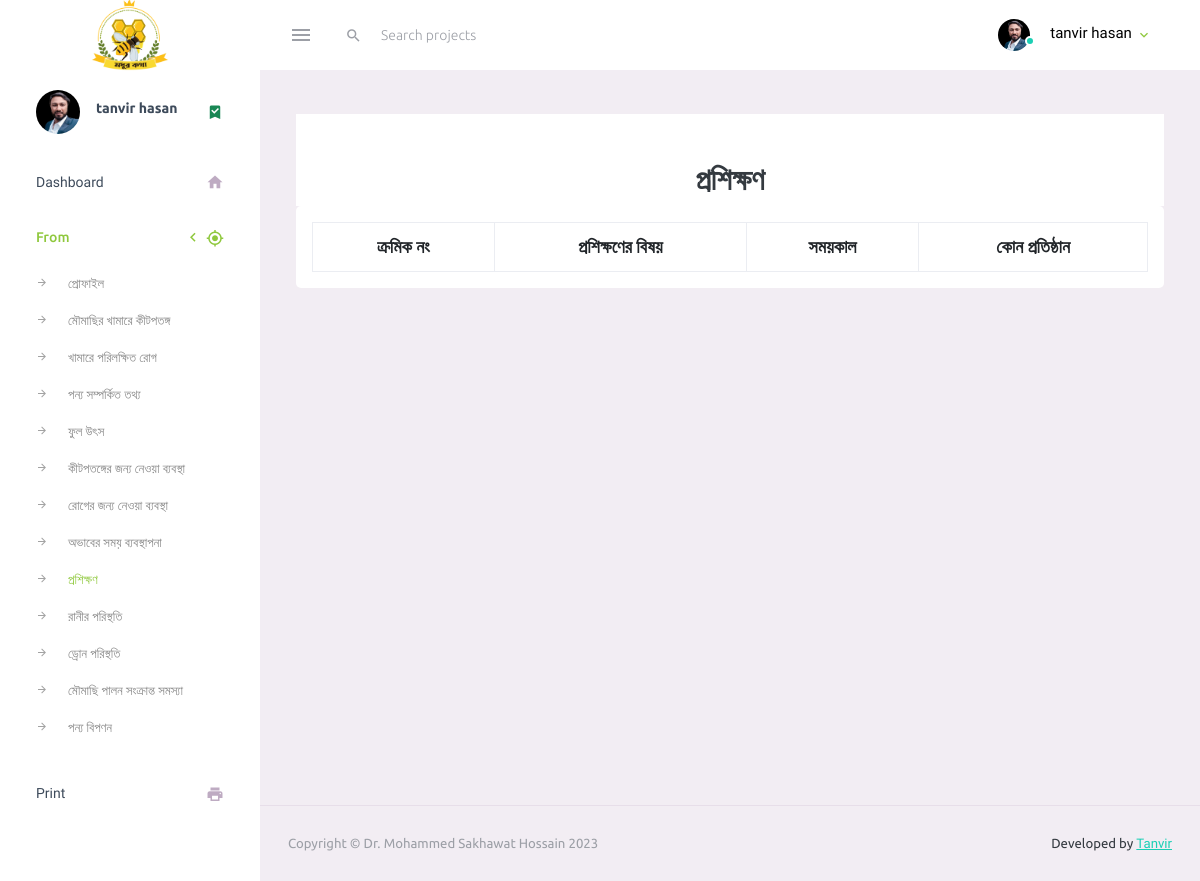
Before: /training_23.php (signed in) with the older database file.
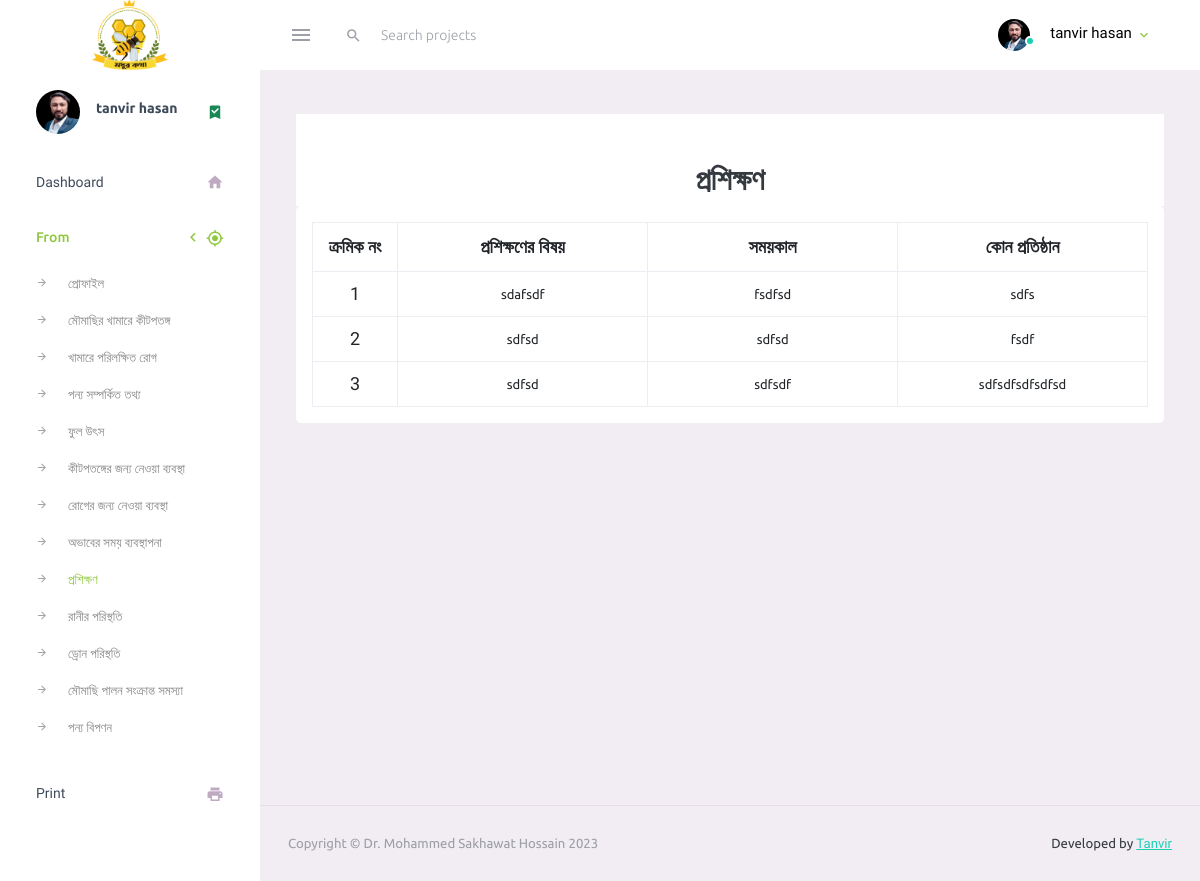
After: the same page with the newer database file.
### tables this page shows
CREATE TABLE `traning_23` (
  `id` int(10) NOT NULL,
  `user_id` int(10) NOT NULL,
  `training_subject` varchar(255) NOT NULL,
  `somoykal` varchar(255) NOT NULL,
  `traning_fram` varchar(255) NOT NULL
);

### config/function.php (called while the page is built, shortened)
<?php
function SelectData($TableName, $moresql){
    global $conn;
    $sql = "SELECT * FROM $TableName $moresql";
    $select = mysqli_query($conn, $sql);
    return $select;
}
?>

### training_23.php (the view, shortened to what this page needs)
<?php
require_once "inc/header.php";
?>
<div class="row justify-content-md-center">
    <div class="col-12">
        <div class="text-center bg-white table-title">
            <h2 class="p-2 m-0 pt-5">প্রশিক্ষণ</h2>
        </div>
        <div class="card p-3 form_tabkle">
            <form action="" method="post">
                <table class="table table-bordered">
                    <tr>
                        <th>ক্রমিক নং</th>
                        <th>প্রশিক্ষণের বিষয়</th>
                        <th>সময়কাল</th>
                        <th>কোন প্রতিষ্ঠান</th>
                    </tr>
                    <?php
                    $i = 1;
                    $data = SelectData('traning_23', "WHERE user_id='$id_user'");
                    while ($row = $data->fetch_object()) { ?>
                        <tr>
                            <td><?= $i++; ?></td>
                            <td><input type="text" id="training_subject<?= $row->id ?>" value="<?= $row->training_subject ?>" class="form-control"></td>
                            <td><input type="text" id="somoykal<?= $row->id ?>" value="<?= $row->somoykal ?>" class="form-control"></td>
                            <td><input type="text" id="traning_fram<?= $row->id ?>" value="<?= $row->traning_fram ?>" class="form-control"></td>
                        </tr>
                    <?php } ?>
                </table>
            </form>
        </div>
    </div>
</div>
<?php require_once "inc/footer.php" ?>

Changed rows visible on the page:
added traning_23: training_subject "sdafsdf", somoykal "fsdfsd", traning_fram "sdfs"
added traning_23: training_subject "sdfsd", somoykal "sdfsd", traning_fram "fsdf"
added traning_23: training_subject "sdfsd", somoykal "sdfsdf", traning_fram "sdfsdfsdfsdfsd"
